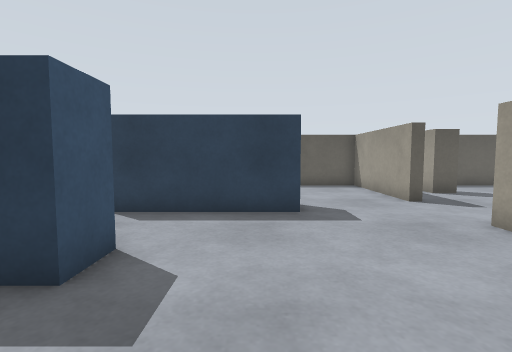
View 1 (above)

19 first-person views from a walk through a world built for the Gazebo simulator. The camera is 0.69 m above the floor, tilts 4° down and sees 85° across. The floor is counted in squares, 0.5 m on a side. Each view is taken from the middle of a square. On the plan, view 1 faces up. The plan holds only what a view shows up to about 13 squares ahead; the rest is blank. The place goes on beyond the plan.

View 2
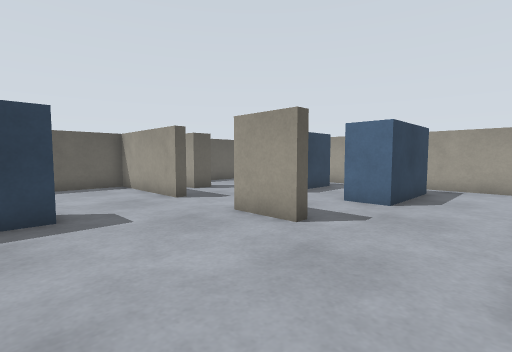

View 3
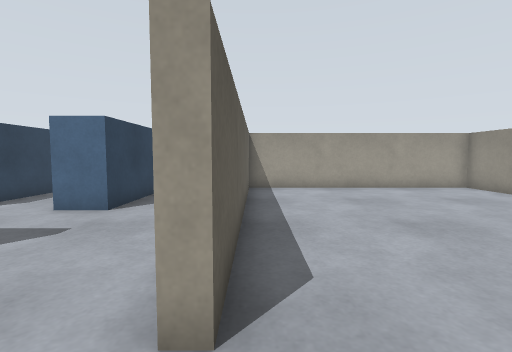

View 4
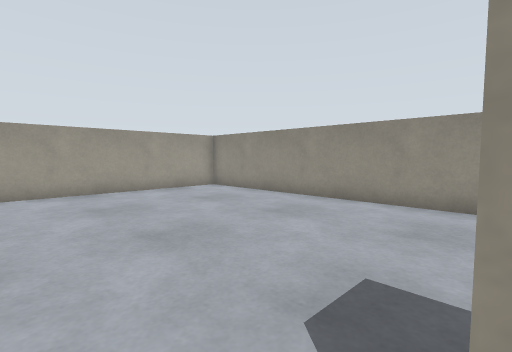

View 5
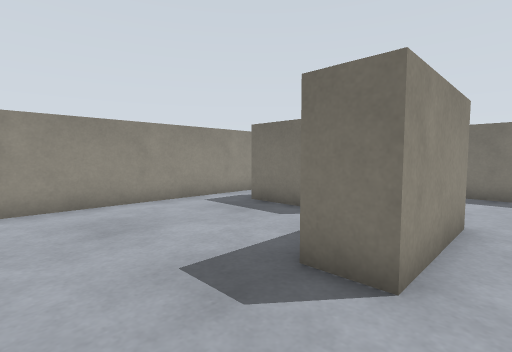

View 6
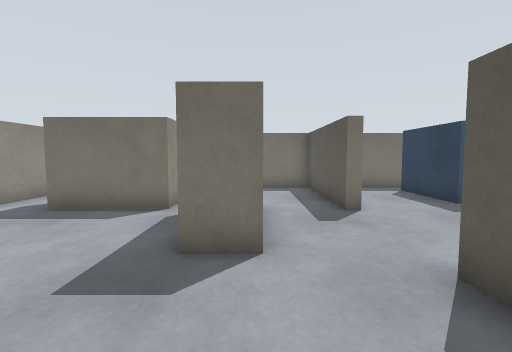

View 7
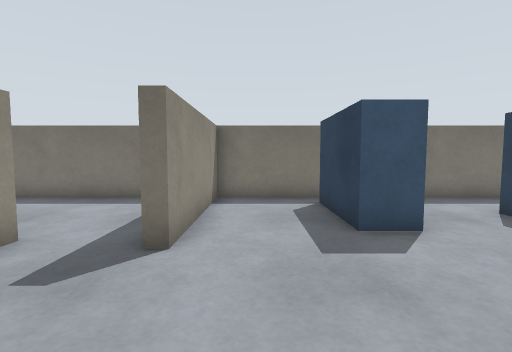

View 8
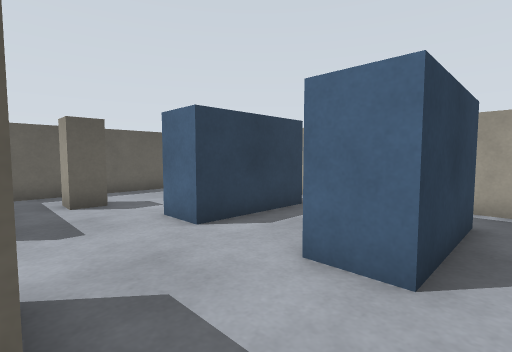

View 9
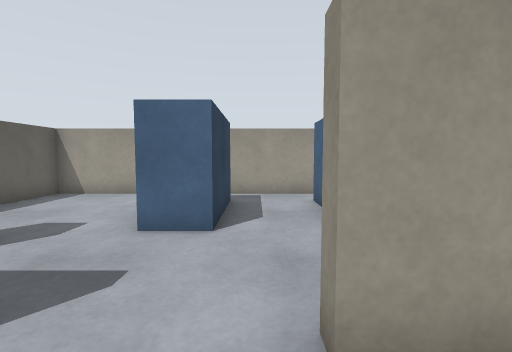

View 10
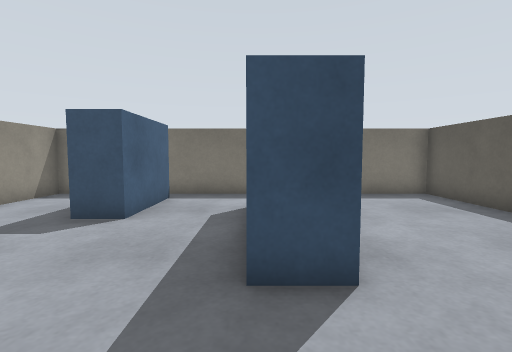

View 11
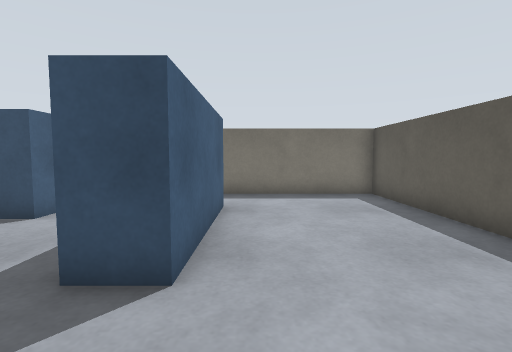

View 12
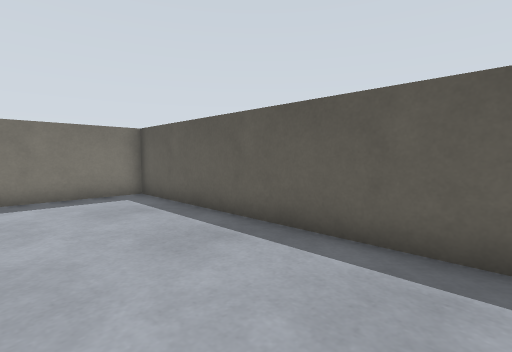

View 13
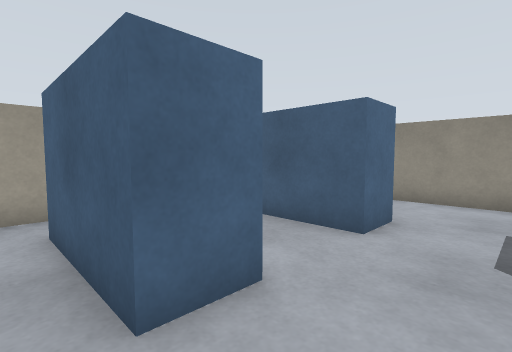

View 14
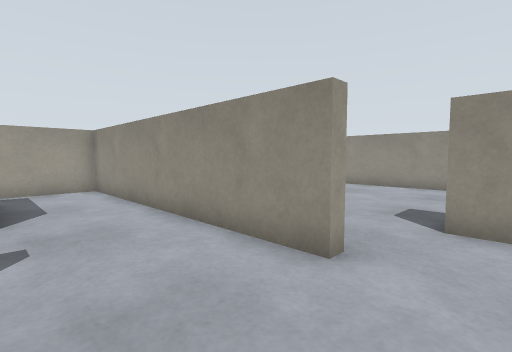

View 15
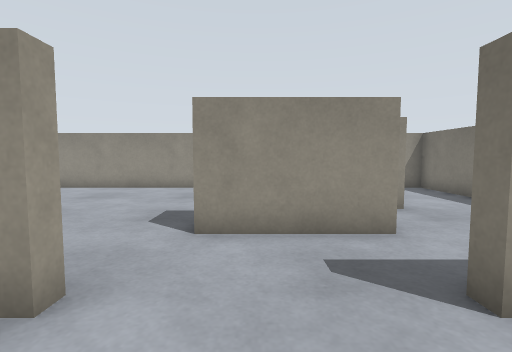

View 16
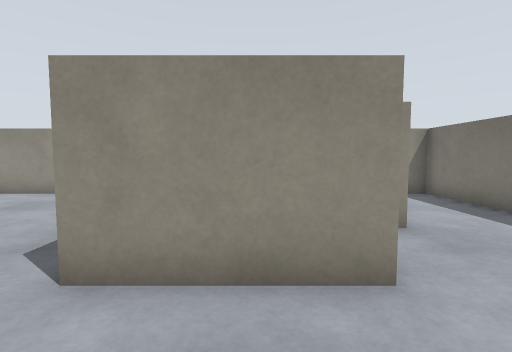

View 17
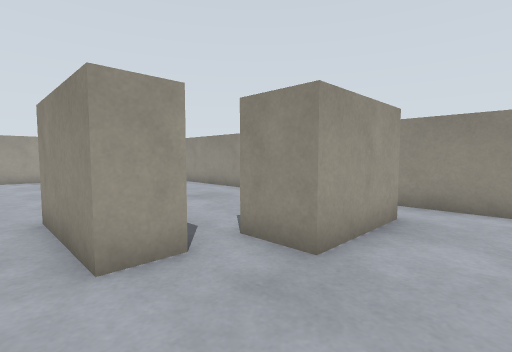

View 18
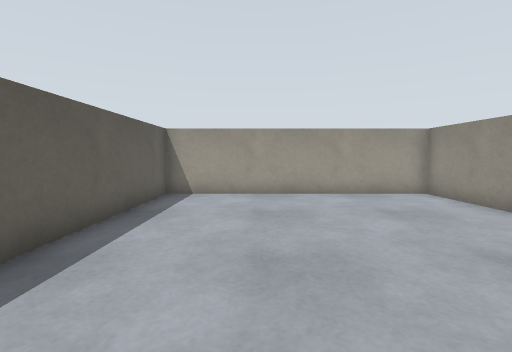

View 19
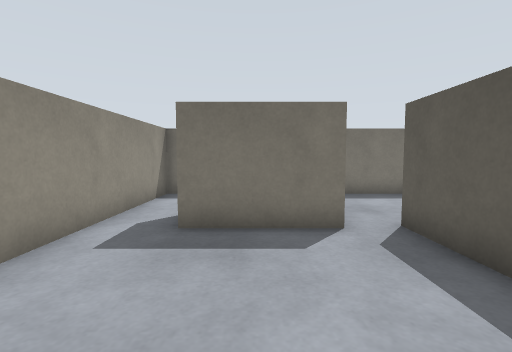

### Floor plan
Ten units are one square. View 1 is at (0, 0); x grows to the right and y downward. Boxes are objects, and circles mark ways between rooms. Rooms are numbered by the first view taken in them; rooms with no view inside come last. Other rooms are left out.
<svg viewBox="-68 -138 206 246">
<path fill="none" stroke="#000" d="M51 -35 47 -35 47 -55 51 -55M51 -85 47 -85M11 -81 11 -69 -38 -69M-63 -66 -63 3 -11 3 -11 7 -63 7 -63 103 133 103 133 7 29 7 29 3 133 3 133 -88M133 -104 133 -133 58 -133M-38 -81 11 -81M47 -85 47 -133 -63 -133 -63 -66"/>
<rect x="-55" y="-45" width="40" height="20" fill="#bbb"><title>blue box</title></rect>
<rect x="-35" y="55" width="20" height="30" fill="#bbb"><title>grey box</title></rect>
<rect x="-15" y="25" width="40" height="20" fill="#bbb"><title>cabinet</title></rect>
<rect x="65" y="-115" width="10" height="10" fill="#bbb"><title>pillar</title></rect>
<rect x="75" y="-45" width="40" height="20" fill="#bbb"><title>blue box</title></rect>
<rect x="75" y="-85" width="40" height="20" fill="#bbb"><title>blue box</title></rect>
<circle cx="-50" cy="-75" r="3" fill="#2a7"/>
<circle cx="30" cy="-90" r="3" fill="#2a7"/>
<text x="40" y="0">1</text>
<text x="-10" y="-110">2</text>
</svg>
Room 1 opens to room 2.

Where each view was taken, in squares from view 1:
view 1: 0 up, 0 right, facing up
view 2: 0 up, 0 right, facing up-right
view 3: 1 down, 1 right, facing right
view 4: 2 down, 2 right, facing down-right
view 5: 2 down, 5 right, facing down-left
view 6: 3 down, 6 right, facing left
view 7: 1 up, 3 right, facing left
view 8: 2 up, 5 right, facing up-right
view 9: 6 up, 3 right, facing right
view 10: 7 up, 4 right, facing left
view 11: 9 up, 4 right, facing left
view 12: 9 up, 4 right, facing up-left
view 13: 9 up, 6 right, facing down-right
view 14: 3 up, 1 right, facing down-right
view 15: 2 up, 1 right, facing down
view 16: 0 up, 0 right, facing down
view 17: 2 down, 5 left, facing down-right
view 18: 4 down, 3 right, facing right
view 19: 7 down, 4 right, facing left
